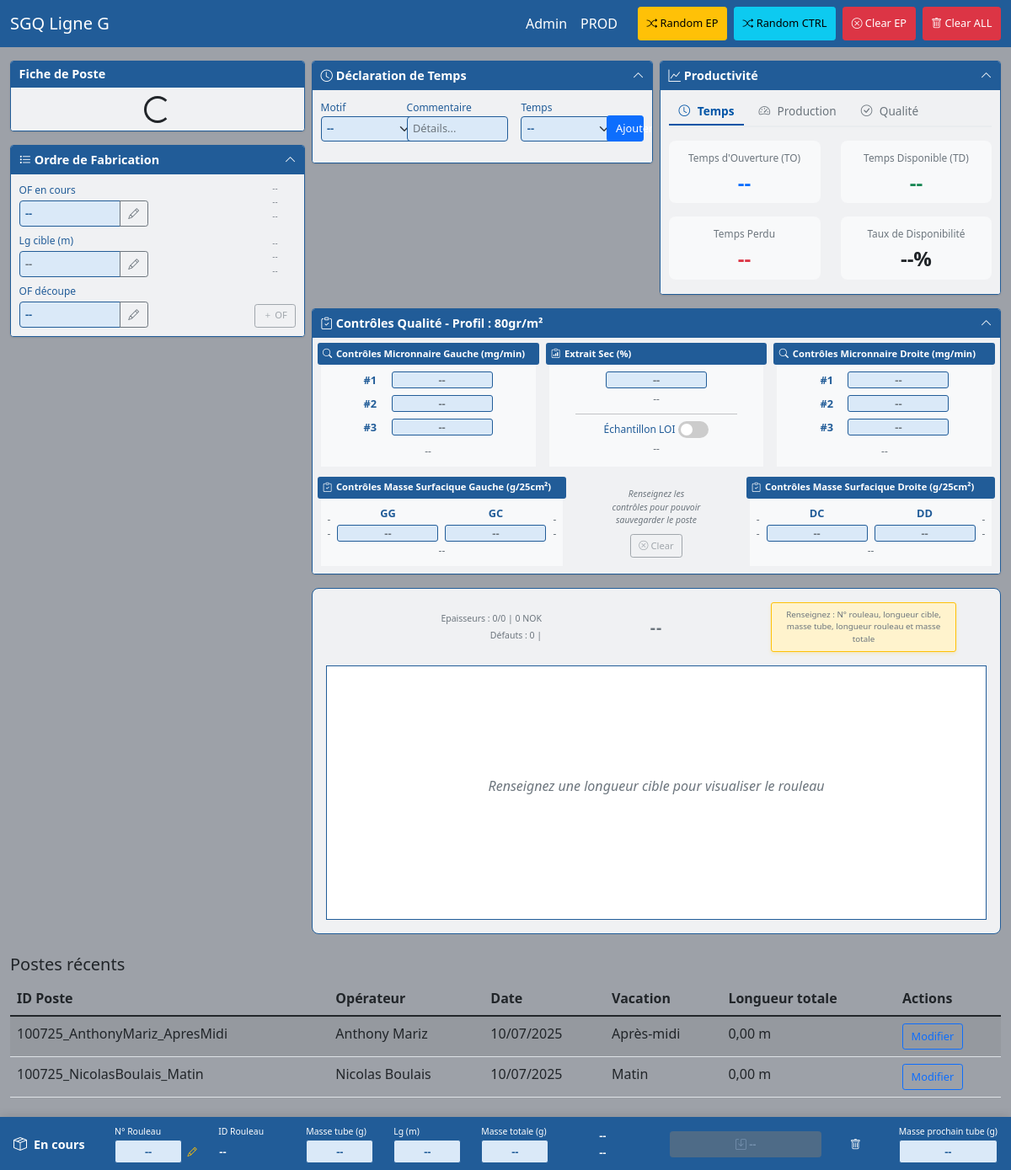
The app's page /, older data.
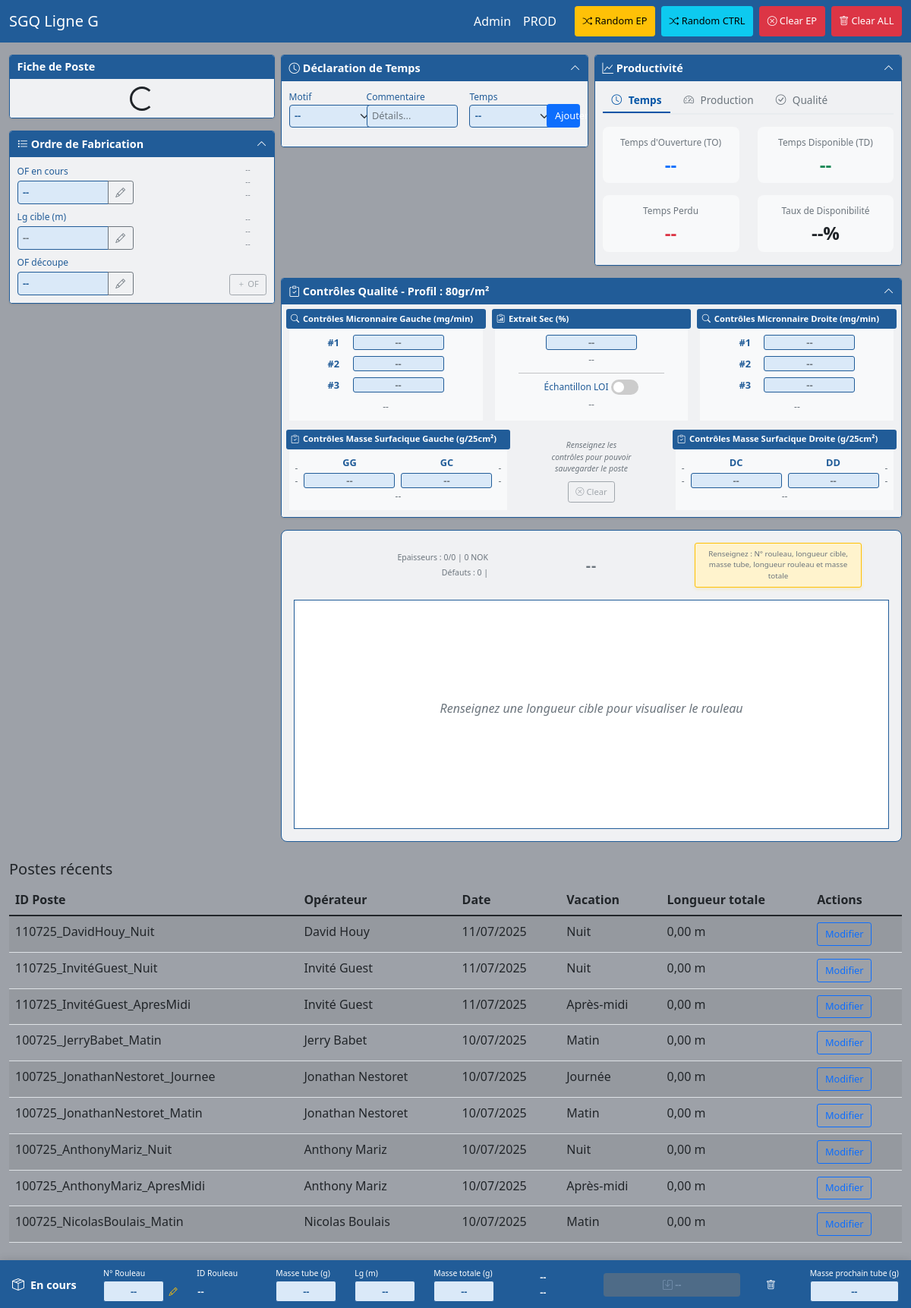
The same page, newer data.
### production/models.py (models this page shows, shortened)
class Shift(models.Model):
    VACATION_CHOICES = [
        ('Matin', 'Matin'),
        ('ApresMidi', 'Après-midi'),
        ('Nuit', 'Nuit'),
        ('Journee', 'Journée'),
    ]
    shift_id = models.CharField(max_length=50, unique=True,
                               help_text="ID unique généré automatiquement (format: date_operator_vacation)")
    date = models.DateField(verbose_name="Date", help_text="Date de production")
    operator = models.ForeignKey(Operator, on_delete=models.SET_NULL, null=True,
                                verbose_name="Opérateur", help_text="Opérateur responsable du poste")
    vacation = models.CharField(max_length=20, choices=VACATION_CHOICES,
                               verbose_name="Vacation", help_text="Vacation du poste")
    start_time = models.TimeField(null=True, blank=True, verbose_name="Heure de début", help_text="Heure de début du poste")
    end_time = models.TimeField(null=True, blank=True, verbose_name="Heure de fin", help_text="Heure de fin du poste")
    availability_time = models.DurationField(verbose_name="Temps disponible", help_text="Temps de disponibilité", null=True, blank=True)
    lost_time = models.DurationField(verbose_name="Temps perdu", help_text="Temps perdu", null=True, blank=True)
    operator_comments = models.TextField(blank=True,
                                       verbose_name="", help_text="Commentaires de l'opérateur")
    total_length = models.DecimalField(max_digits=10, decimal_places=2, default=0,
                                     help_text="Longueur totale en mètres")
    ok_length = models.DecimalField(max_digits=10, decimal_places=2, default=0,
                                  help_text="Longueur conforme en mètres")
    nok_length = models.DecimalField(max_digits=10, decimal_places=2, default=0,
                                   help_text="Longueur non conforme en mètres")
    raw_waste_length = models.DecimalField(max_digits=10, decimal_places=2, default=0,
                                         help_text="Longueur déchet brut en mètres")
    started_at_beginning = models.BooleanField(default=False, verbose_name="Machine démarrée", help_text="Machine démarrée en début de poste")
    meter_reading_start = models.DecimalField(max_digits=10, decimal_places=2, null=True, blank=True,
                                            verbose_name="Lg enroulée (m)", help_text="Métrage en début de poste (si démarrée)")
    started_at_end = models.BooleanField(default=False, verbose_name="Machine démarrée", help_text="Machine démarrée en fin de poste")
    meter_reading_end = models.DecimalField(max_digits=10, decimal_places=2, null=True, blank=True,
                                          verbose_name="Lg enroulée (m)", help_text="Métrage en fin de poste (si démarrée)")
    created_at = models.DateTimeField(auto_now_add=True)
    updated_at = models.DateTimeField(auto_now=True)
    class Meta:
        verbose_name = "Poste"
        verbose_name_plural = "Postes"
        ordering = ['-date', '-created_at']

### core/models.py (models this page shows, shortened)
class Operator(models.Model):
    first_name = models.CharField(max_length=50, help_text="Prénom de l'opérateur")
    last_name = models.CharField(max_length=50, help_text="Nom de l'opérateur")
    employee_id = models.CharField(max_length=20, unique=True, blank=True, null=True,
                                  help_text="Matricule employé (optionnel)")
    training_completed = models.BooleanField(default=False,
                                           help_text="Formation terminée")
    is_active = models.BooleanField(default=True,
                                   help_text="Opérateur actif")
    created_at = models.DateTimeField(auto_now_add=True)
    updated_at = models.DateTimeField(auto_now=True)
    class Meta:
        verbose_name = "Opérateur"
        verbose_name_plural = "Opérateurs"
        ordering = ['last_name', 'first_name']
    @property
    def full_name(self):
        return f"{self.first_name} {self.last_name}"

### production/views.py (the view)
# urls.py: path('', views.prod, name='prod'),
def prod(request):
    shifts = Shift.objects.select_related('operator').order_by('-date', '-created_at')[:10]
    defect_types = DefectType.objects.filter(is_active=True).order_by('name')
    context = {
        'shifts': shifts,
        'defect_types': defect_types,
    }
    return render(request, 'production/prod.html', context)

### templates/production/prod.html (shortened to what the changed rows need)
{% extends 'base.html' %}
{% block content %}
<div class="mt-4">
    <div class="table-responsive">
        <table class="table table-striped">
            <thead>
                <tr>
                    <th>ID Poste</th>
                    <th>Opérateur</th>
                    <th>Date</th>
                    <th>Vacation</th>
                    <th>Longueur totale</th>
                    <th>Actions</th>
                </tr>
            </thead>
            <tbody>
                {% for shift in shifts %}
                <tr>
                    <td>{{ shift.shift_id }}</td>
                    <td>{{ shift.operator.full_name }}</td>
                    <td>{{ shift.date|date:"d/m/Y" }}</td>
                    <td>{{ shift.get_vacation_display }}</td>
                    <td>{{ shift.total_length }} m</td>
                    <td>
                        <a href="{% url 'production:shift_edit' shift.id %}"
                           class="btn btn-sm btn-outline-primary">
                            Modifier
                        </a>
                    </td>
                </tr>
                {% empty %}
                <tr>
                    <td colspan="6" class="text-center text-muted">
                        Aucun poste enregistré
                    </td>
                </tr>
                {% endfor %}
            </tbody>
        </table>
    </div>
</div>
{% endblock %}
{% block extra_css %}
<link href="https://cdn.jsdelivr.net/npm/bootstrap-icons@1.7.2/font/bootstrap-icons.css" rel="stylesheet">
{% endblock %}

Row changes from the older to the newer data that the page shows:
added Shift: shift_id "110725_DavidHouy_Nuit", operator.full_name "David Houy", date "11/07/2025", vacation "Nuit", total_length "0,00"
added Shift: shift_id "110725_InvitéGuest_Nuit", operator.full_name "Invité Guest", date "11/07/2025", vacation "Nuit", total_length "0,00"
added Shift: shift_id "110725_InvitéGuest_ApresMidi", operator.full_name "Invité Guest", date "11/07/2025", vacation "Après-midi", total_length "0,00"
added Shift: shift_id "100725_JerryBabet_Matin", operator.full_name "Jerry Babet", date "10/07/2025", vacation "Matin", total_length "0,00"
added Shift: shift_id "100725_JonathanNestoret_Journee", operator.full_name "Jonathan Nestoret", date "10/07/2025", vacation "Journée", total_length "0,00"
added Shift: shift_id "100725_JonathanNestoret_Matin", operator.full_name "Jonathan Nestoret", date "10/07/2025", vacation "Matin", total_length "0,00"
added Shift: shift_id "100725_AnthonyMariz_Nuit", operator.full_name "Anthony Mariz", date "10/07/2025", vacation "Nuit", total_length "0,00"
